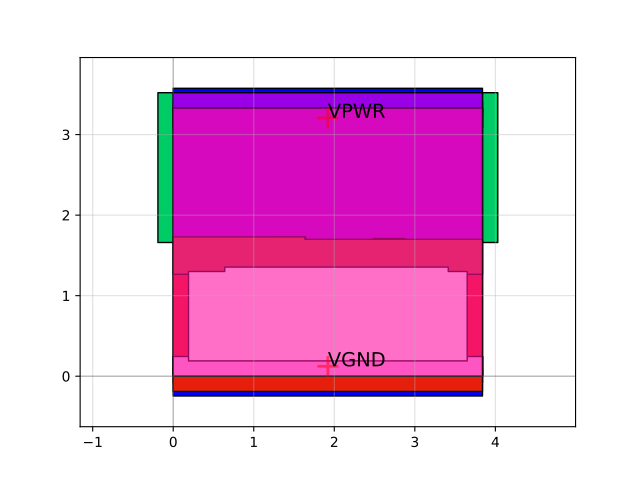

Write Python code to recreate this figure.
import sky130

c = sky130.components.sky130_fd_sc_hs__xor2_1()
c.plot()
